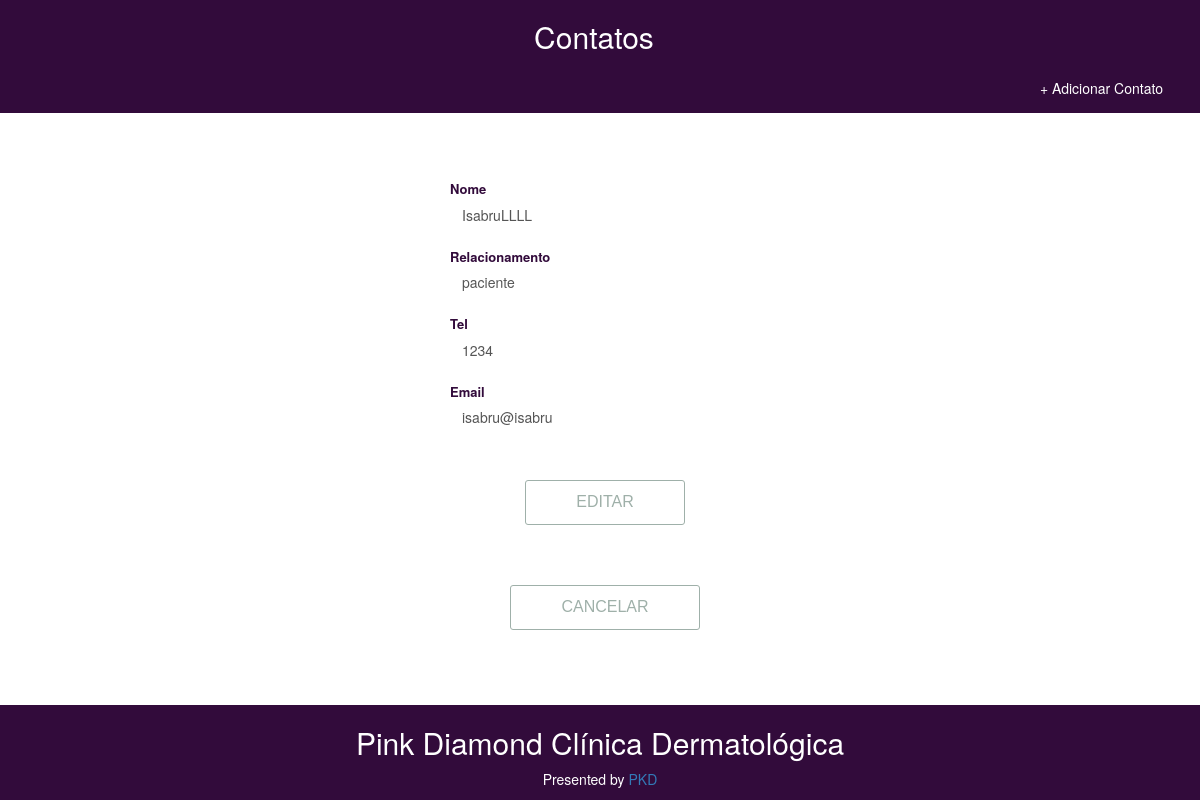
The page /edit/9/ on the database its author committed.
### mycontacts/models/Contact.py (models this page shows)
class Contact(models.Model):
    name = models.CharField(max_length=200)
    relation = models.CharField(max_length=200)
    phone = models.CharField(max_length=200)
    email = models.CharField(max_length=200)

### mycontacts/views.py (the view)
# urls.py: path('edit/<int:detail_id>/', views.ContactDetailEdit, name="edit"),
def ContactDetailEdit(request, detail_id):
    data = get_object_or_404(Contact, pk=detail_id)
    context = {
      "data":data
    }
    if request.method == 'POST':
        django_form = AddForm(request.POST)
        if django_form.is_valid():
            """ Assign data in Django Form to local variables """
            edit_member_name = django_form.data.get("name")
            edit_member_relation = django_form.data.get("relation")
            edit_member_phone = django_form.data.get('phone')
            edit_member_email = django_form.data.get('email')
            """ This is how your model connects to database and update a edit member """
            data.name =  edit_member_name
            data.relation = edit_member_relation
            data.phone = edit_member_phone
            data.email = edit_member_email
            data.save()
            contact_list = Contact.objects.all()
            return HttpResponseRedirect("/")
        else:
            """ redirect to the same page if django_form goes wrong """
            return render(request, "mycontacts/edit.html", context)
    else:
        return render(request, "mycontacts/edit.html", context)

### mycontacts/templates/mycontacts/edit.html (shortened to what this page needs)
{% extends 'mycontacts/background.html' %}
{% load static %}
{% block content %}
  <div class="container-add">
    <div class="col-xs-4 col-sm-4 col-md-4 col-lg-4 col-xs-offset-3">
      <form id="add-contact-form" class="form" action="#" method="POST" role="form">
              <div class="form-group">
                  <label class="form-label">Nome</label>
                  <input type="text" class="form-control" id="name" name="name" placeholder="Name" tabindex="1" value="{{data.name}}">
              </div>
              <div class="form-group">
                  <label class="form-label">Relacionamento</label>
                  <input type="text" class="form-control" id="relation" name="relation" placeholder="Relation" tabindex="2" value="{{data.relation}}" >
              </div>
              <div class="form-group">
                  <label class="form-label">Tel</label>
                  <input type="text" class="form-control" id="phone" name="phone" placeholder="Phone" tabindex="3" value="{{data.phone}}">
              </div>
              <div class="form-group">
                  <label class="form-label" for="email">Email</label>
                  <input type="text" class="form-control" id="email" name="email" placeholder="Email" tabindex="4" value="{{data.email}}">
              </div>
              <div class="text-center">
                <button type="submit" class="btn">Editar</button>
                <a class ="btn" href="{% url 'home'%}">Cancelar</a>
              </div>
            </form>
      </div>
  </div>
{% endblock content %}

### mycontacts/static/css/show.css (style rules this page uses)
html { height: 100%; }
body { position: relative; margin: 0; min-height: 100%; }

### mycontacts/static/css/add.css (style rules this page uses)
.container-add { padding-top: 15%; padding-left: 15%; }
.form-label { font-size: 13px; color: #320b3b; margin: 0; display: block; opacity: 1; -webkit-transition: .333s ease top, .333s ease opacity; transition: .333s ease top, .333s ease opacity; }
.form-control { border-radius: 10; border-color: #fff; border-width: 0 0 2px 0; border-style: none none solid none; box-shadow: none; }
.btn { background: 0 0 #ffffff; border: 1px solid #9FB0A9; border-radius: 3px; color: #9FB0A9; font-family: "Raleway", sans-serif; font-size: 16px; line-height: inherit; margin: 30px 0; padding: 10px 50px; text-transform: uppercase; transition: all 0.25s ease 0s; }

### rows shown on the page
Contact: name "IsabruLLLL", relation "paciente", phone "1234", email "isabru@isabru"
